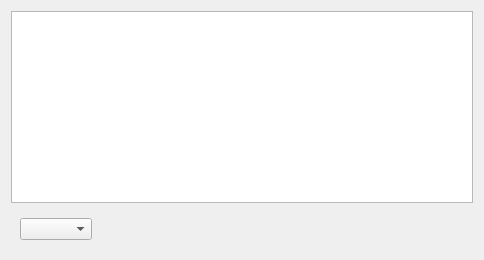
          <widget class="QWidget" name="tabStaYear">
           <attribute name="title">
            <string>年销售情况一览</string>
           </attribute>
           <layout class="QVBoxLayout" name="verticalLayout_11">
            <item>
             <widget class="QChartView" name="chartView"/>
            </item>
            <item>
             <widget class="QWidget" name="widget_2" native="true">
              <property name="minimumSize">
               <size>
                <width>0</width>
                <height>20</height>
               </size>
              </property>
              <layout class="QHBoxLayout" name="horizontalLayout">
               <item>
                <widget class="QComboBox" name="comboBoxStaYear">
                 <property name="minimumSize">
                  <size>
                   <width>0</width>
                   <height>18</height>
                  </size>
                 </property>
                </widget>
               </item>
               <item>
                <spacer name="horizontalSpacer">
                 <property name="orientation">
                  <enum>Qt::Horizontal</enum>
                 </property>
                 <property name="sizeHint" stdset="0">
                  <size>
                   <width>372</width>
                   <height>20</height>
                  </size>
                 </property>
                </spacer>
               </item>
              </layout>
             </widget>
            </item>
           </layout>
          </widget>
